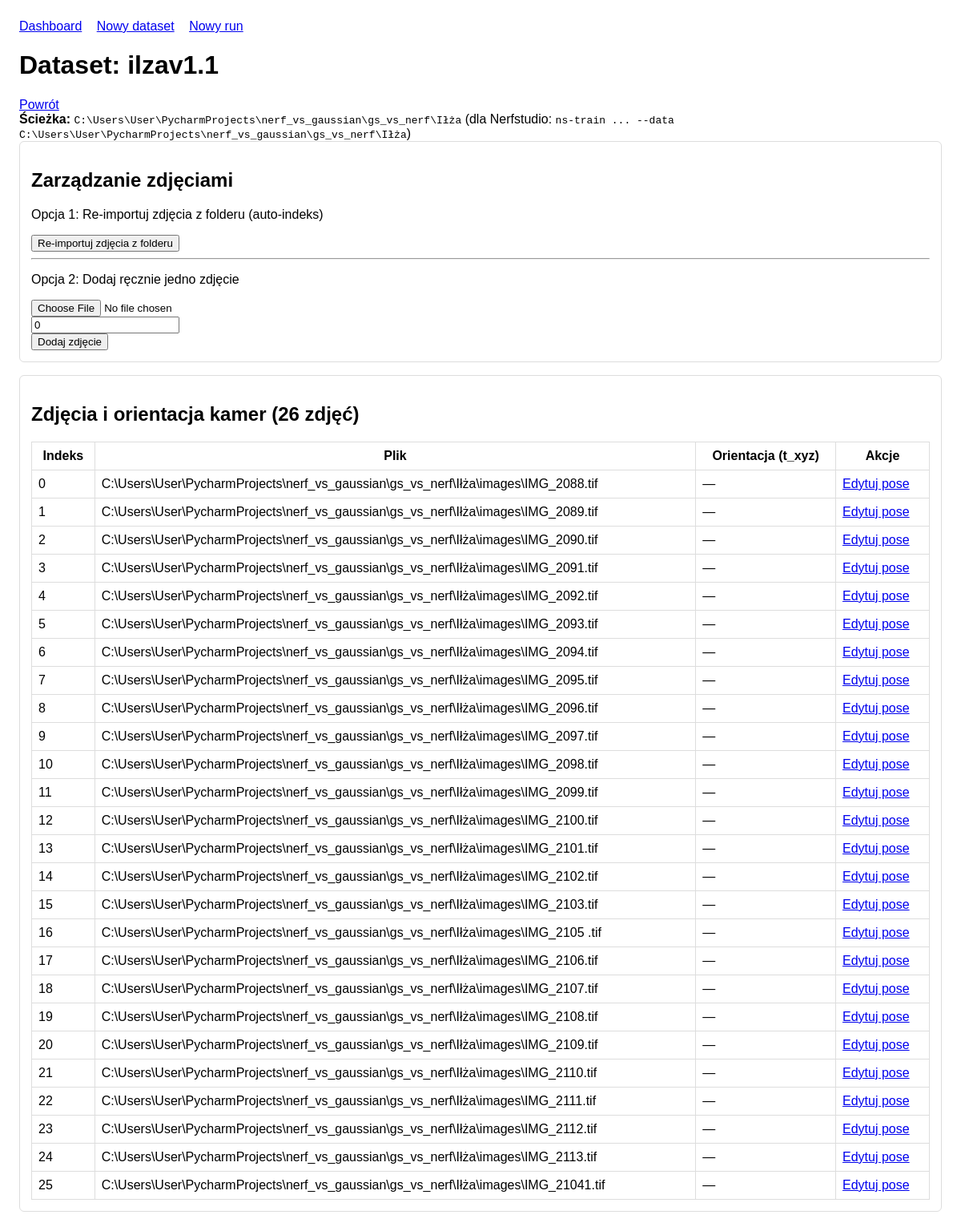
Page /datasets/2/ on the committed database.
### experiments/models.py (models this page shows, shortened)
class Dataset(models.Model):
    name = models.CharField(max_length=128, unique=True)
    description = models.TextField(blank=True)
    data_path = models.CharField(max_length=512)
    created_at = models.DateTimeField(auto_now_add=True)
    class Meta:
        ordering = ["-created_at"]

class ImageFrame(models.Model):
    dataset = models.ForeignKey(Dataset, on_delete=models.CASCADE, related_name="images")
    image_file = models.FileField(upload_to="datasets/images/")
    frame_index = models.PositiveIntegerField(default=0)
    created_at = models.DateTimeField(auto_now_add=True)
    class Meta:
        ordering = ["frame_index", "id"]
        constraints = [
            models.UniqueConstraint(
                fields=["dataset", "frame_index"],
                name="unique_frame_per_dataset",
            )
        ]

### experiments/views.py (the view)
# urls.py: path("datasets/<int:pk>/", views.dataset_detail, name="dataset_detail"),
def dataset_detail(request, pk: int):
    dataset = get_object_or_404(Dataset, pk=pk)
    image_form = ImageFrameForm()
    images = dataset.images.select_related("pose")
    return render(
        request,
        "experiments/dataset_detail.html",
        {"dataset": dataset, "images": images, "image_form": image_form},
    )

### experiments/forms.py
class ImageFrameForm(forms.ModelForm):
    class Meta:
        model = ImageFrame
        fields = ["image_file", "frame_index"]

### experiments/templates/experiments/dataset_detail.html (shortened to what this page needs)
{% extends 'experiments/base.html' %}
{% block content %}
<div class="d-flex justify-content-between align-items-center mb-3 gap-2">
    <div>
        <h1 class="h3 mb-1">Dataset: {{ dataset.name }}</h1>
    </div>
    <a href="{% url 'experiments:dashboard' %}" class="btn btn-outline-secondary btn-sm">Powrót</a>
</div>
<div class="alert alert-info">
    <strong>Ścieżka:</strong> <code>{{ dataset.data_path }}</code>
    (dla Nerfstudio: <code>ns-train ... --data {{ dataset.data_path }}</code>)
</div>
<div class="card mb-3">
    <div class="card-header">
        <h2 class="h5 mb-0">Zarządzanie zdjęciami</h2>
    </div>
    <div class="card-body">
        <p class="mb-3 text-muted">Opcja 1: Re-importuj zdjęcia z folderu (auto-indeks)</p>
        <form method="post" action="{% url 'experiments:dataset_reimport_images' dataset.pk %}" style="display: inline;">
            <button type="submit" class="btn btn-success btn-sm">Re-importuj zdjęcia z folderu</button>
        </form>
        <hr class="my-3">
        <p class="mb-3 text-muted">Opcja 2: Dodaj ręcznie jedno zdjęcie</p>
        <form method="post" enctype="multipart/form-data" action="{% url 'experiments:image_upload' dataset.pk %}">
            <div class="row g-2">
                <div class="col-auto">
                    {{ image_form.image_file }}
                </div>
                <div class="col-auto">
                    {{ image_form.frame_index }}
                </div>
                <div class="col-auto">
                    <button type="submit" class="btn btn-primary btn-sm">Dodaj zdjęcie</button>
                </div>
            </div>
        </form>
    </div>
</div>
<div class="card">
    <div class="card-header">
        <h2 class="h5 mb-0">Zdjęcia i orientacja kamer ({{ images.count }} zdjęć)</h2>
    </div>
    <div class="table-responsive">
        <table class="table table-sm mb-0">
            <thead class="table-light">
                <tr>
                    <th>Indeks</th>
                    <th>Plik</th>
                    <th>Orientacja (t_xyz)</th>
                    <th>Akcje</th>
                </tr>
            </thead>
            <tbody>
            {% for image in images %}
                <tr>
                    <td>
                        <span class="badge bg-secondary">{{ image.frame_index }}</span>
                    </td>
                    <td>{{ image.image_file.name }}</td>
                    <td>
                        {% if image.pose %}
                            <code>({{ image.pose.tx|floatformat:2 }}, {{ image.pose.ty|floatformat:2 }}, {{ image.pose.tz|floatformat:2 }})</code>
                        {% else %}
                            <span class="text-muted">—</span>
                        {% endif %}
                    </td>
                    <td>
                        <a href="{% url 'experiments:pose_edit' image.pk %}" class="btn btn-outline-primary btn-xs">Edytuj pose</a>
                    </td>
                </tr>
            {% empty %}
                <tr>
                    <td colspan="4" class="text-center text-muted py-3">Brak zdjęć. Użyj przycisku „Re-importuj zdjęcia z folderu" powyżej.</td>
                </tr>
            {% endfor %}
            </tbody>
        </table>
    </div>
</div>
{% endblock %}

### experiments/templates/experiments/base.html (style rules this page uses)
body { font-family: Arial, sans-serif; margin: 24px; }
table { border-collapse: collapse; width: 100%; margin-top: 16px; }
th, td { border: 1px solid #ddd; padding: 8px; }
.card { border: 1px solid #ddd; padding: 14px; margin-bottom: 16px; border-radius: 6px; }

### rows in the picture
Dataset: name "ilzav1.1", data_path "C:\\Users\\User\\PycharmProjects\\nerf_vs_gaussian\\gs_vs_nerf\\Iłża"
ImageFrame: frame_index "0", image_file.name "C:\\Users\\User\\PycharmProjects\\nerf_vs_gaussian\\gs_vs_nerf\\Iłża\\images\\IMG_2088.tif"
ImageFrame: frame_index "1", image_file.name "C:\\Users\\User\\PycharmProjects\\nerf_vs_gaussian\\gs_vs_nerf\\Iłża\\images\\IMG_2089.tif"
ImageFrame: frame_index "2", image_file.name "C:\\Users\\User\\PycharmProjects\\nerf_vs_gaussian\\gs_vs_nerf\\Iłża\\images\\IMG_2090.tif"
ImageFrame: frame_index "3", image_file.name "C:\\Users\\User\\PycharmProjects\\nerf_vs_gaussian\\gs_vs_nerf\\Iłża\\images\\IMG_2091.tif"
ImageFrame: frame_index "4", image_file.name "C:\\Users\\User\\PycharmProjects\\nerf_vs_gaussian\\gs_vs_nerf\\Iłża\\images\\IMG_2092.tif"
ImageFrame: frame_index "5", image_file.name "C:\\Users\\User\\PycharmProjects\\nerf_vs_gaussian\\gs_vs_nerf\\Iłża\\images\\IMG_2093.tif"
ImageFrame: frame_index "6", image_file.name "C:\\Users\\User\\PycharmProjects\\nerf_vs_gaussian\\gs_vs_nerf\\Iłża\\images\\IMG_2094.tif"
ImageFrame: frame_index "7", image_file.name "C:\\Users\\User\\PycharmProjects\\nerf_vs_gaussian\\gs_vs_nerf\\Iłża\\images\\IMG_2095.tif"
ImageFrame: frame_index "8", image_file.name "C:\\Users\\User\\PycharmProjects\\nerf_vs_gaussian\\gs_vs_nerf\\Iłża\\images\\IMG_2096.tif"
ImageFrame: frame_index "9", image_file.name "C:\\Users\\User\\PycharmProjects\\nerf_vs_gaussian\\gs_vs_nerf\\Iłża\\images\\IMG_2097.tif"
ImageFrame: frame_index "10", image_file.name "C:\\Users\\User\\PycharmProjects\\nerf_vs_gaussian\\gs_vs_nerf\\Iłża\\images\\IMG_2098.tif"
ImageFrame: frame_index "11", image_file.name "C:\\Users\\User\\PycharmProjects\\nerf_vs_gaussian\\gs_vs_nerf\\Iłża\\images\\IMG_2099.tif"
ImageFrame: frame_index "12", image_file.name "C:\\Users\\User\\PycharmProjects\\nerf_vs_gaussian\\gs_vs_nerf\\Iłża\\images\\IMG_2100.tif"
ImageFrame: frame_index "13", image_file.name "C:\\Users\\User\\PycharmProjects\\nerf_vs_gaussian\\gs_vs_nerf\\Iłża\\images\\IMG_2101.tif"
ImageFrame: frame_index "14", image_file.name "C:\\Users\\User\\PycharmProjects\\nerf_vs_gaussian\\gs_vs_nerf\\Iłża\\images\\IMG_2102.tif"
ImageFrame: frame_index "15", image_file.name "C:\\Users\\User\\PycharmProjects\\nerf_vs_gaussian\\gs_vs_nerf\\Iłża\\images\\IMG_2103.tif"
ImageFrame: frame_index "16", image_file.name "C:\\Users\\User\\PycharmProjects\\nerf_vs_gaussian\\gs_vs_nerf\\Iłża\\images\\IMG_2105 .tif"
ImageFrame: frame_index "17", image_file.name "C:\\Users\\User\\PycharmProjects\\nerf_vs_gaussian\\gs_vs_nerf\\Iłża\\images\\IMG_2106.tif"
ImageFrame: frame_index "18", image_file.name "C:\\Users\\User\\PycharmProjects\\nerf_vs_gaussian\\gs_vs_nerf\\Iłża\\images\\IMG_2107.tif"
ImageFrame: frame_index "19", image_file.name "C:\\Users\\User\\PycharmProjects\\nerf_vs_gaussian\\gs_vs_nerf\\Iłża\\images\\IMG_2108.tif"
ImageFrame: frame_index "20", image_file.name "C:\\Users\\User\\PycharmProjects\\nerf_vs_gaussian\\gs_vs_nerf\\Iłża\\images\\IMG_2109.tif"
ImageFrame: frame_index "21", image_file.name "C:\\Users\\User\\PycharmProjects\\nerf_vs_gaussian\\gs_vs_nerf\\Iłża\\images\\IMG_2110.tif"
ImageFrame: frame_index "22", image_file.name "C:\\Users\\User\\PycharmProjects\\nerf_vs_gaussian\\gs_vs_nerf\\Iłża\\images\\IMG_2111.tif"
ImageFrame: frame_index "23", image_file.name "C:\\Users\\User\\PycharmProjects\\nerf_vs_gaussian\\gs_vs_nerf\\Iłża\\images\\IMG_2112.tif"
ImageFrame: frame_index "24", image_file.name "C:\\Users\\User\\PycharmProjects\\nerf_vs_gaussian\\gs_vs_nerf\\Iłża\\images\\IMG_2113.tif"
ImageFrame: frame_index "25", image_file.name "C:\\Users\\User\\PycharmProjects\\nerf_vs_gaussian\\gs_vs_nerf\\Iłża\\images\\IMG_21041.tif"

### other values in the picture
{{ images.count }} "26"
